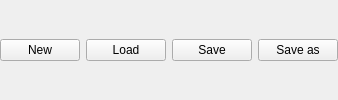
    <widget class="QFrame" name="frameFileButtons">
     <layout class="QHBoxLayout" name="horizontalLayout">
      <property name="spacing">
       <number>6</number>
      </property>
      <property name="leftMargin">
       <number>0</number>
      </property>
      <property name="topMargin">
       <number>0</number>
      </property>
      <property name="rightMargin">
       <number>0</number>
      </property>
      <property name="bottomMargin">
       <number>0</number>
      </property>
      <item>
       <widget class="QPushButton" name="buttonNew">
        <property name="toolTip">
         <string>Create new database</string>
        </property>
        <property name="statusTip">
         <string>Create new database</string>
        </property>
        <property name="whatsThis">
         <string>Create new database</string>
        </property>
        <property name="text">
         <string>New</string>
        </property>
        <property name="icon">
         <iconset resource="../../MusenGUI/MusenGUI/musengui.qrc">
          <normaloff>:/MusenGUI/Pictures/new.png</normaloff>:/MusenGUI/Pictures/new.png</iconset>
        </property>
        <property name="autoDefault">
         <bool>false</bool>
        </property>
       </widget>
      </item>
      <item>
       <widget class="QPushButton" name="buttonLoad">
        <property name="toolTip">
         <string>Load database from file</string>
        </property>
        <property name="statusTip">
         <string>Load database from file</string>
        </property>
        <property name="whatsThis">
         <string>Load database from file</string>
        </property>
        <property name="text">
         <string>Load</string>
        </property>
        <property name="icon">
         <iconset resource="../../MusenGUI/MusenGUI/musengui.qrc">
          <normaloff>:/MusenGUI/Pictures/load.png</normaloff>:/MusenGUI/Pictures/load.png</iconset>
        </property>
        <property name="autoDefault">
         <bool>false</bool>
        </property>
       </widget>
      </item>
      <item>
       <widget class="QPushButton" name="buttonSave">
        <property name="toolTip">
         <string>Save database into current file</string>
        </property>
        <property name="statusTip">
         <string>Save database into current file</string>
        </property>
        <property name="whatsThis">
         <string>Save database into current file</string>
        </property>
        <property name="text">
         <string>Save</string>
        </property>
        <property name="icon">
         <iconset resource="../../MusenGUI/MusenGUI/musengui.qrc">
          <normaloff>:/MusenGUI/Pictures/save.png</normaloff>:/MusenGUI/Pictures/save.png</iconset>
        </property>
        <property name="autoDefault">
         <bool>false</bool>
        </property>
       </widget>
      </item>
      <item>
       <widget class="QPushButton" name="buttonSaveAs">
        <property name="toolTip">
         <string>Save database into new file</string>
        </property>
        <property name="statusTip">
         <string>Save database into new file</string>
        </property>
        <property name="whatsThis">
         <string>Save database into new file</string>
        </property>
        <property name="text">
         <string>Save as</string>
        </property>
        <property name="icon">
         <iconset resource="../../MusenGUI/MusenGUI/musengui.qrc">
          <normaloff>:/MusenGUI/Pictures/save_as.png</normaloff>:/MusenGUI/Pictures/save_as.png</iconset>
        </property>
        <property name="autoDefault">
         <bool>false</bool>
        </property>
       </widget>
      </item>
     </layout>
    </widget>
